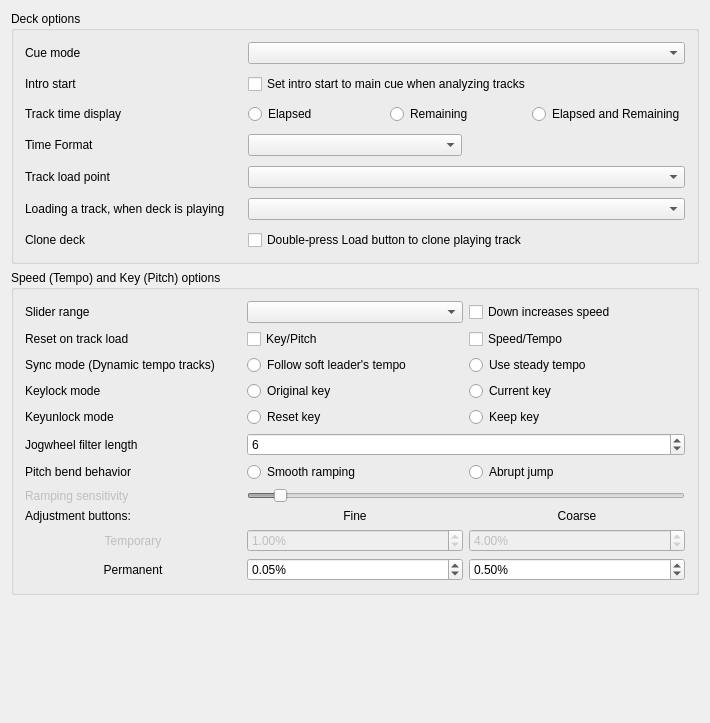
<?xml version="1.0" encoding="UTF-8"?>
<ui version="4.0">
 <class>DlgPrefDeckDlg</class>
 <widget class="QWidget" name="DlgPrefDeckDlg">
  <property name="geometry">
   <rect>
    <x>0</x>
    <y>0</y>
    <width>710</width>
    <height>723</height>
   </rect>
  </property>
  <property name="windowTitle">
   <string>Deck Preferences</string>
  </property>
  <layout class="QGridLayout" name="gridLayout_3">
   <item row="0" column="0">
    <widget class="QGroupBox" name="groupBoxDeckOptions">
     <property name="title">
      <string>Deck options</string>
     </property>
     <layout class="QGridLayout" name="GridLayout1">
      <property name="spacing">
       <number>10</number>
      </property>
      <item row="5" column="0">
       <widget class="QLabel" name="labelLoadWhenDeckPlaying">
        <property name="text">
         <string>Loading a track, when deck is playing</string>
        </property>
        <property name="buddy">
         <cstring>comboBoxLoadWhenDeckPlaying</cstring>
        </property>
       </widget>
      </item>
      <item row="0" column="0">
       <widget class="QLabel" name="labelCueMode">
        <property name="text">
         <string>Cue mode</string>
        </property>
        <property name="openExternalLinks">
         <bool>true</bool>
        </property>
        <property name="buddy">
         <cstring>ComboBoxCueMode</cstring>
        </property>
       </widget>
      </item>
      <item row="4" column="1" colspan="2">
       <widget class="QComboBox" name="comboBoxLoadPoint"/>
      </item>
      <item row="1" column="1" colspan="2">
       <widget class="QCheckBox" name="checkBoxIntroStartMove">
        <property name="toolTip">
         <string>When the analyzer places the intro start point automatically,
it will place it at the main cue point if the main cue point has been set previously.
This may be helpful for upgrading to Mixxx 2.3 from earlier versions.

If this option is disabled, the intro start point is automatically placed at the first sound.</string>
        </property>
        <property name="text">
         <string>Set intro start to main cue when analyzing tracks</string>
        </property>
       </widget>
      </item>
      <item row="1" column="0">
       <widget class="QLabel" name="labelIntroStartMove">
        <property name="text">
         <string>Intro start</string>
        </property>
        <property name="buddy">
         <cstring>ComboBoxCueMode</cstring>
        </property>
       </widget>
      </item>
      <item row="0" column="1" colspan="2">
       <widget class="QComboBox" name="ComboBoxCueMode">
        <property name="toolTip">
         <string>Mixxx mode:
- Cue button while pause at cue point = preview
- Cue button while pause not at cue point = set cue point
- Cue button while playing = pause at cue point
Mixxx mode (no blinking):
- Same as Mixxx mode but with no blinking indicators
Pioneer mode:
- Same as Mixxx mode with a flashing play button
Denon mode:
- Cue button at cue point = preview
- Cue button not at cue point = pause at cue point
- Play = set cue point
Numark mode:
- Same as Denon mode, but without a flashing play button
CUP mode:
- Cue button while pause at cue point = play after release
- Cue button while pause not at cue point = set cue point and play after release
- Cue button while playing = go to cue point and play after release
</string>
        </property>
       </widget>
      </item>
      <item row="6" column="0">
       <widget class="QLabel" name="labelCloneDeckOnLoadDoubleTap">
        <property name="text">
         <string>Clone deck</string>
        </property>
        <property name="buddy">
         <cstring>checkBoxCloneDeckOnLoadDoubleTap</cstring>
        </property>
       </widget>
      </item>
      <item row="3" column="0">
       <widget class="QLabel" name="labelTimeDisplay">
        <property name="text">
         <string>Time Format</string>
        </property>
       </widget>
      </item>
      <item row="3" column="1">
       <widget class="QComboBox" name="comboBoxTimeFormat"/>
      </item>
      <item row="4" column="0">
       <widget class="QLabel" name="labelLoadPoint">
        <property name="text">
         <string>Track load point</string>
        </property>
       </widget>
      </item>
      <item row="2" column="0">
       <widget class="QLabel" name="labelPositionDisplay">
        <property name="enabled">
         <bool>true</bool>
        </property>
        <property name="font">
         <font/>
        </property>
        <property name="text">
         <string>Track time display</string>
        </property>
        <property name="wordWrap">
         <bool>false</bool>
        </property>
        <property name="buddy">
         <cstring>radioButtonElapsed</cstring>
        </property>
       </widget>
      </item>
      <item row="5" column="1" colspan="2">
       <widget class="QComboBox" name="comboBoxLoadWhenDeckPlaying"/>
      </item>
      <item row="2" column="1" colspan="2">
       <layout class="QHBoxLayout" name="horizontalLayout">
        <item>
         <widget class="QRadioButton" name="radioButtonElapsed">
          <property name="text">
           <string>Elapsed</string>
          </property>
          <attribute name="buttonGroup">
           <string notr="true">buttonGroupTrackTime</string>
          </attribute>
         </widget>
        </item>
        <item>
         <widget class="QRadioButton" name="radioButtonRemaining">
          <property name="text">
           <string>Remaining</string>
          </property>
          <attribute name="buttonGroup">
           <string notr="true">buttonGroupTrackTime</string>
          </attribute>
         </widget>
        </item>
        <item>
         <widget class="QRadioButton" name="radioButtonElapsedAndRemaining">
          <property name="text">
           <string>Elapsed and Remaining</string>
          </property>
          <attribute name="buttonGroup">
           <string notr="true">buttonGroupTrackTime</string>
          </attribute>
         </widget>
        </item>
       </layout>
      </item>
      <item row="6" column="1" colspan="2">
       <widget class="QCheckBox" name="checkBoxCloneDeckOnLoadDoubleTap">
        <property name="toolTip">
         <string>Create a playing clone of the first playing deck by double-tapping a Load button on a controller or keyboard.
You can always drag-and-drop tracks on screen to clone a deck.</string>
        </property>
        <property name="text">
         <string>Double-press Load button to clone playing track</string>
        </property>
       </widget>
      </item>
     </layout>
    </widget>
   </item>
   <item row="1" column="0">
    <widget class="QGroupBox" name="groupBoxSpeedPitchOptions">
     <property name="title">
      <string>Speed (Tempo) and Key (Pitch) options</string>
     </property>
     <layout class="QGridLayout" name="gridLayout_7">
      <item row="0" column="0">
       <layout class="QGridLayout" name="GridLayoutSpeedOptions">
        <item row="11" column="2">
         <widget class="QDoubleSpinBox" name="spinBoxPermanentRateCoarse">
          <property name="toolTip">
           <string>Permanent rate change when left-clicking</string>
          </property>
          <property name="accelerated">
           <bool>true</bool>
          </property>
          <property name="suffix">
           <string>%</string>
          </property>
          <property name="decimals">
           <number>2</number>
          </property>
          <property name="minimum">
           <double>0.010000000000000</double>
          </property>
          <property name="maximum">
           <double>10.000000000000000</double>
          </property>
          <property name="singleStep">
           <double>0.010000000000000</double>
          </property>
          <property name="value">
           <double>0.500000000000000</double>
          </property>
         </widget>
        </item>
        <item row="11" column="1">
         <widget class="QDoubleSpinBox" name="spinBoxPermanentRateFine">
          <property name="toolTip">
           <string>Permanent rate change when right-clicking</string>
          </property>
          <property name="accelerated">
           <bool>true</bool>
          </property>
          <property name="suffix">
           <string>%</string>
          </property>
          <property name="decimals">
           <number>2</number>
          </property>
          <property name="minimum">
           <double>0.010000000000000</double>
          </property>
          <property name="maximum">
           <double>10.000000000000000</double>
          </property>
          <property name="singleStep">
           <double>0.010000000000000</double>
          </property>
          <property name="value">
           <double>0.050000000000000</double>
          </property>
         </widget>
        </item>
        <item row="1" column="0">
         <widget class="QLabel" name="labelSpeedPitchReset">
          <property name="text">
           <string>Reset on track load</string>
          </property>
          <property name="buddy">
           <cstring>checkBoxResetPitch</cstring>
          </property>
         </widget>
        </item>
        <item row="3" column="2">
         <widget class="QRadioButton" name="radioButtonCurrentKey">
          <property name="text">
           <string>Current key</string>
          </property>
          <attribute name="buttonGroup">
           <string notr="true">buttonGroupKeyLockMode</string>
          </attribute>
         </widget>
        </item>
        <item row="10" column="1">
         <widget class="QDoubleSpinBox" name="spinBoxTemporaryRateFine">
          <property name="enabled">
           <bool>false</bool>
          </property>
          <property name="toolTip">
           <string>Temporary rate change when right-clicking</string>
          </property>
          <property name="accelerated">
           <bool>true</bool>
          </property>
          <property name="suffix">
           <string>%</string>
          </property>
          <property name="decimals">
           <number>2</number>
          </property>
          <property name="minimum">
           <double>0.010000000000000</double>
          </property>
          <property name="maximum">
           <double>10.000000000000000</double>
          </property>
          <property name="singleStep">
           <double>0.010000000000000</double>
          </property>
          <property name="value">
           <double>1.000000000000000</double>
          </property>
         </widget>
        </item>
        <item row="11" column="0">
         <widget class="QLabel" name="labelSpeedPermanent">
          <property name="text">
           <string>Permanent</string>
          </property>
          <property name="alignment">
           <set>Qt::AlignCenter</set>
          </property>
         </widget>
        </item>
        <item row="7" column="1" colspan="2">
         <widget class="QSlider" name="SliderRateRampSensitivity">
          <property name="enabled">
           <bool>false</bool>
          </property>
          <property name="minimum">
           <number>100</number>
          </property>
          <property name="maximum">
           <number>2500</number>
          </property>
          <property name="singleStep">
           <number>50</number>
          </property>
          <property name="value">
           <number>250</number>
          </property>
          <property name="orientation">
           <enum>Qt::Horizontal</enum>
          </property>
         </widget>
        </item>
        <item row="10" column="0">
         <widget class="QLabel" name="labelSpeedTemporary">
          <property name="enabled">
           <bool>false</bool>
          </property>
          <property name="text">
           <string>Temporary</string>
          </property>
          <property name="alignment">
           <set>Qt::AlignCenter</set>
          </property>
         </widget>
        </item>
        <item row="2" column="0">
         <widget class="QLabel" name="labelSyncMode">
          <property name="text">
           <string>Sync mode (Dynamic tempo tracks)</string>
          </property>
          <property name="openExternalLinks">
           <bool>true</bool>
          </property>
         </widget>
        </item>
        <item row="3" column="0">
         <widget class="QLabel" name="labelKeylockMode">
          <property name="text">
           <string>Keylock mode</string>
          </property>
          <property name="buddy">
           <cstring>radioButtonOriginalKey</cstring>
          </property>
         </widget>
        </item>
        <item row="7" column="0">
         <widget class="QLabel" name="labelSpeedRampSensitivity">
          <property name="enabled">
           <bool>false</bool>
          </property>
          <property name="text">
           <string>Ramping sensitivity</string>
          </property>
          <property name="buddy">
           <cstring>SliderRateRampSensitivity</cstring>
          </property>
         </widget>
        </item>
        <item row="6" column="0">
         <widget class="QLabel" name="labelSpeedBendBehavior">
          <property name="text">
           <string>Pitch bend behavior</string>
          </property>
          <property name="buddy">
           <cstring>radioButtonRateRampModeStepping</cstring>
          </property>
         </widget>
        </item>
        <item row="3" column="1">
         <widget class="QRadioButton" name="radioButtonOriginalKey">
          <property name="text">
           <string>Original key</string>
          </property>
          <attribute name="buttonGroup">
           <string notr="true">buttonGroupKeyLockMode</string>
          </attribute>
         </widget>
        </item>
        <item row="10" column="2">
         <widget class="QDoubleSpinBox" name="spinBoxTemporaryRateCoarse">
          <property name="enabled">
           <bool>false</bool>
          </property>
          <property name="toolTip">
           <string>Temporary rate change when left-clicking</string>
          </property>
          <property name="accelerated">
           <bool>true</bool>
          </property>
          <property name="suffix">
           <string>%</string>
          </property>
          <property name="decimals">
           <number>2</number>
          </property>
          <property name="minimum">
           <double>0.010000000000000</double>
          </property>
          <property name="maximum">
           <double>10.000000000000000</double>
          </property>
          <property name="singleStep">
           <double>0.010000000000000</double>
          </property>
          <property name="value">
           <double>4.000000000000000</double>
          </property>
         </widget>
        </item>
        <item row="1" column="2">
         <widget class="QCheckBox" name="checkBoxResetSpeed">
          <property name="text">
           <string>Speed/Tempo</string>
          </property>
         </widget>
        </item>
        <item row="1" column="1">
         <widget class="QCheckBox" name="checkBoxResetPitch">
          <property name="text">
           <string>Key/Pitch</string>
          </property>
         </widget>
        </item>
        <item row="9" column="0">
         <widget class="QLabel" name="labelSpeedAdjustment">
          <property name="text">
           <string>Adjustment buttons:</string>
          </property>
         </widget>
        </item>
        <item row="2" column="1">
         <widget class="QRadioButton" name="radioButtonSoftLeader">
          <property name="toolTip">
           <string>Apply tempo changes from a soft-leading track (usually the leaving track in a transition) to the follower tracks. After the transition, the follower track will continue with the previous leader's very last tempo. Changes from explicit selected leaders are always applied.</string>
          </property>
          <property name="text">
           <string>Follow soft leader's tempo</string>
          </property>
          <attribute name="buttonGroup">
           <string notr="true">buttonGroupSyncMode</string>
          </attribute>
         </widget>
        </item>
        <item row="9" column="2">
         <widget class="QLabel" name="labelSpeedCoarse">
          <property name="enabled">
           <bool>true</bool>
          </property>
          <property name="font">
           <font/>
          </property>
          <property name="toolTip">
           <string/>
          </property>
          <property name="text">
           <string>Coarse</string>
          </property>
          <property name="alignment">
           <set>Qt::AlignCenter</set>
          </property>
          <property name="wordWrap">
           <bool>false</bool>
          </property>
          <property name="buddy">
           <cstring>spinBoxPermanentRateCoarse</cstring>
          </property>
         </widget>
        </item>
        <item row="9" column="1">
         <widget class="QLabel" name="labelSpeedFine">
          <property name="enabled">
           <bool>true</bool>
          </property>
          <property name="font">
           <font/>
          </property>
          <property name="toolTip">
           <string/>
          </property>
          <property name="text">
           <string>Fine</string>
          </property>
          <property name="alignment">
           <set>Qt::AlignCenter</set>
          </property>
          <property name="wordWrap">
           <bool>false</bool>
          </property>
          <property name="buddy">
           <cstring>spinBoxPermanentRateFine</cstring>
          </property>
         </widget>
        </item>
        <item row="0" column="2">
         <widget class="QCheckBox" name="checkBoxInvertSpeedSlider">
          <property name="toolTip">
           <string>Make the speed sliders work like those on DJ turntables and CDJs where moving downward increases the speed</string>
          </property>
          <property name="text">
           <string>Down increases speed</string>
          </property>
         </widget>
        </item>
        <item row="0" column="0">
         <widget class="QLabel" name="labelSpeedSliderrange">
          <property name="enabled">
           <bool>true</bool>
          </property>
          <property name="font">
           <font/>
          </property>
          <property name="text">
           <string>Slider range</string>
          </property>
          <property name="wordWrap">
           <bool>false</bool>
          </property>
          <property name="buddy">
           <cstring>ComboBoxRateRange</cstring>
          </property>
         </widget>
        </item>
        <item row="0" column="1">
         <widget class="QComboBox" name="ComboBoxRateRange">
          <property name="font">
           <font/>
          </property>
          <property name="toolTip">
           <string>Adjusts the range of the speed (Vinyl &quot;Pitch&quot;) slider.</string>
          </property>
         </widget>
        </item>
        <item row="6" column="2">
         <widget class="QRadioButton" name="radioButtonRateRampModeStepping">
          <property name="text">
           <string>Abrupt jump</string>
          </property>
          <attribute name="buttonGroup">
           <string notr="true">buttonGroupSpeedBendBehavior</string>
          </attribute>
         </widget>
        </item>
        <item row="6" column="1">
         <widget class="QRadioButton" name="radioButtonRateRampModeLinear">
          <property name="toolTip">
           <string>Smoothly adjusts deck speed when temporary change buttons are held down</string>
          </property>
          <property name="text">
           <string>Smooth ramping</string>
          </property>
          <attribute name="buttonGroup">
           <string notr="true">buttonGroupSpeedBendBehavior</string>
          </attribute>
         </widget>
        </item>
        <item row="4" column="0">
         <widget class="QLabel" name="labelKeyunlockMode">
          <property name="text">
           <string>Keyunlock mode</string>
          </property>
         </widget>
        </item>
        <item row="4" column="1">
         <widget class="QRadioButton" name="radioButtonResetUnlockedKey">
          <property name="text">
           <string>Reset key</string>
          </property>
          <attribute name="buttonGroup">
           <string notr="true">buttonGroupKeyUnlockMode</string>
          </attribute>
         </widget>
        </item>
        <item row="4" column="2">
         <widget class="QRadioButton" name="radioButtonKeepUnlockedKey">
          <property name="text">
           <string>Keep key</string>
          </property>
          <attribute name="buttonGroup">
           <string notr="true">buttonGroupKeyUnlockMode</string>
          </attribute>
         </widget>
        </item>
        <item row="2" column="2">
         <widget class="QRadioButton" name="radioButtonLockBpm">
          <property name="toolTip">
           <string>The tempo of a previous soft leader track at the beginning of the transition is kept steady. After the transition, the follower track will maintain this original tempo. This technique serves as a workaround to avoid dynamic tempo changes, as seen during the outro of rubato-style tracks. For instance, it prevents the follower track from continuing with a slowed-down tempo of the soft leader. This corresponds to the behavior before Mixxx 2.4. Changes from explicit selected leaders are always applied.</string>
          </property>
          <property name="text">
           <string>Use steady tempo</string>
          </property>
          <attribute name="buttonGroup">
           <string notr="true">buttonGroupSyncMode</string>
          </attribute>
         </widget>
        </item>
        <item row="5" column="0">
         <widget class="QLabel" name="labelJogWheelFilterLength">
          <property name="text">
           <string>Jogwheel filter length</string>
          </property>
          <property name="buddy">
           <cstring>spinBoxJogWheelFilterLength</cstring>
          </property>
         </widget>
        </item>
        <item row="5" column="1" colspan="2">
         <widget class="QSpinBox" name="spinBoxJogWheelFilterLength">
          <property name="toolTip">
           <string>Number of jogwheel input samples averaged for smoothing. Use 1 to disable smoothing.</string>
          </property>
          <property name="minimum">
           <number>1</number>
          </property>
          <property name="maximum">
           <number>64</number>
          </property>
          <property name="value">
           <number>6</number>
          </property>
         </widget>
        </item>
       </layout>
      </item>
     </layout>
    </widget>
   </item>
   <item row="2" column="0">
    <spacer name="verticalSpacer2">
     <property name="orientation">
      <enum>Qt::Vertical</enum>
     </property>
     <property name="sizeHint" stdset="0">
      <size>
       <width>20</width>
       <height>40</height>
      </size>
     </property>
    </spacer>
   </item>
  </layout>
 </widget>
 <layoutdefault spacing="6" margin="11"/>
 <tabstops>
  <tabstop>ComboBoxCueMode</tabstop>
  <tabstop>checkBoxIntroStartMove</tabstop>
  <tabstop>radioButtonElapsed</tabstop>
  <tabstop>radioButtonRemaining</tabstop>
  <tabstop>radioButtonElapsedAndRemaining</tabstop>
  <tabstop>comboBoxTimeFormat</tabstop>
  <tabstop>comboBoxLoadPoint</tabstop>
  <tabstop>comboBoxLoadWhenDeckPlaying</tabstop>
  <tabstop>checkBoxCloneDeckOnLoadDoubleTap</tabstop>
  <tabstop>ComboBoxRateRange</tabstop>
  <tabstop>checkBoxInvertSpeedSlider</tabstop>
  <tabstop>checkBoxResetPitch</tabstop>
  <tabstop>checkBoxResetSpeed</tabstop>
  <tabstop>radioButtonSoftLeader</tabstop>
  <tabstop>radioButtonOriginalKey</tabstop>
  <tabstop>radioButtonCurrentKey</tabstop>
  <tabstop>radioButtonResetUnlockedKey</tabstop>
  <tabstop>radioButtonKeepUnlockedKey</tabstop>
  <tabstop>spinBoxJogWheelFilterLength</tabstop>
  <tabstop>radioButtonRateRampModeLinear</tabstop>
  <tabstop>radioButtonRateRampModeStepping</tabstop>
  <tabstop>SliderRateRampSensitivity</tabstop>
  <tabstop>spinBoxTemporaryRateFine</tabstop>
  <tabstop>spinBoxTemporaryRateCoarse</tabstop>
  <tabstop>spinBoxPermanentRateFine</tabstop>
  <tabstop>spinBoxPermanentRateCoarse</tabstop>
 </tabstops>
 <resources/>
 <buttongroups>
  <buttongroup name="buttonGroupTrackTime"/>
  <buttongroup name="buttonGroupKeyUnlockMode"/>
  <buttongroup name="buttonGroupKeyLockMode"/>
  <buttongroup name="buttonGroupSpeedBendBehavior"/>
  <buttongroup name="buttonGroupSyncMode"/>
 </buttongroups>
</ui>
